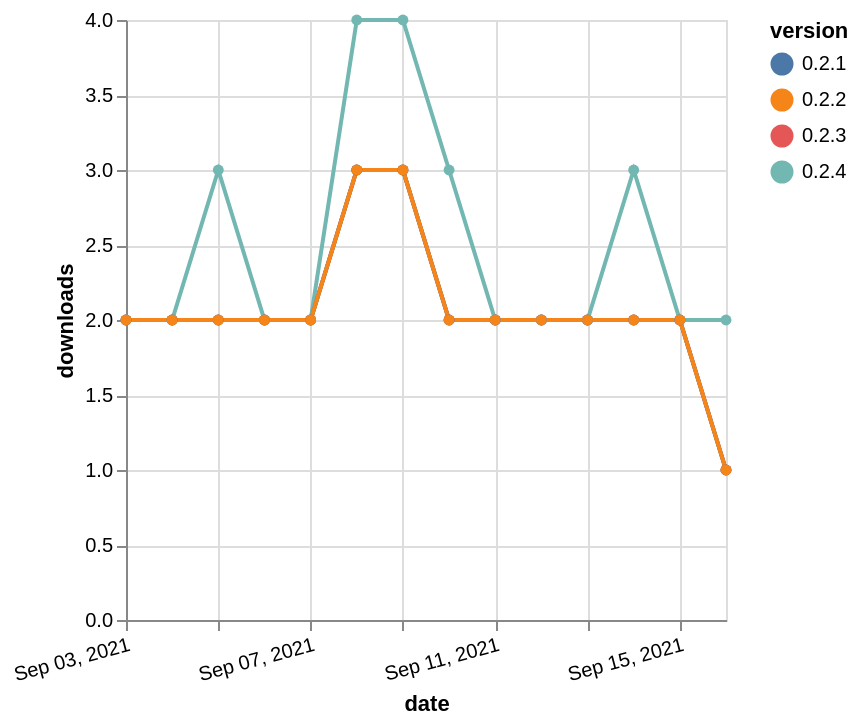

Express this chart as Vega-Lite.
### Vega-Lite specification from a JSON file in a GitHub repository (floating-point values rounded to 4 significant figures)
{"$schema": "https://vega.github.io/schema/vega-lite/v5.json", "description": "A simple bar chart with embedded data.", "data": {"values": [{"date": "2021-09-03", "total": 1240, "delta": 2, "version": "0.2.3"}, {"date": "2021-09-04", "total": 1242, "delta": 2, "version": "0.2.3"}, {"date": "2021-09-05", "total": 1244, "delta": 2, "version": "0.2.3"}, {"date": "2021-09-06", "total": 1246, "delta": 2, "version": "0.2.3"}, {"date": "2021-09-07", "total": 1248, "delta": 2, "version": "0.2.3"}, {"date": "2021-09-08", "total": 1251, "delta": 3, "version": "0.2.3"}, {"date": "2021-09-09", "total": 1254, "delta": 3, "version": "0.2.3"}, {"date": "2021-09-10", "total": 1256, "delta": 2, "version": "0.2.3"}, {"date": "2021-09-11", "total": 1258, "delta": 2, "version": "0.2.3"}, {"date": "2021-09-12", "total": 1260, "delta": 2, "version": "0.2.3"}, {"date": "2021-09-13", "total": 1262, "delta": 2, "version": "0.2.3"}, {"date": "2021-09-14", "total": 1264, "delta": 2, "version": "0.2.3"}, {"date": "2021-09-15", "total": 1266, "delta": 2, "version": "0.2.3"}, {"date": "2021-09-16", "total": 1267, "delta": 1, "version": "0.2.3"}, {"date": "2021-09-03", "total": 886, "delta": 2, "version": "0.2.4"}, {"date": "2021-09-04", "total": 888, "delta": 2, "version": "0.2.4"}, {"date": "2021-09-05", "total": 891, "delta": 3, "version": "0.2.4"}, {"date": "2021-09-06", "total": 893, "delta": 2, "version": "0.2.4"}, {"date": "2021-09-07", "total": 895, "delta": 2, "version": "0.2.4"}, {"date": "2021-09-08", "total": 899, "delta": 4, "version": "0.2.4"}, {"date": "2021-09-09", "total": 903, "delta": 4, "version": "0.2.4"}, {"date": "2021-09-10", "total": 906, "delta": 3, "version": "0.2.4"}, {"date": "2021-09-11", "total": 908, "delta": 2, "version": "0.2.4"}, {"date": "2021-09-12", "total": 910, "delta": 2, "version": "0.2.4"}, {"date": "2021-09-13", "total": 912, "delta": 2, "version": "0.2.4"}, {"date": "2021-09-14", "total": 915, "delta": 3, "version": "0.2.4"}, {"date": "2021-09-15", "total": 917, "delta": 2, "version": "0.2.4"}, {"date": "2021-09-16", "total": 919, "delta": 2, "version": "0.2.4"}, {"date": "2021-09-03", "total": 1605, "delta": 2, "version": "0.2.1"}, {"date": "2021-09-04", "total": 1607, "delta": 2, "version": "0.2.1"}, {"date": "2021-09-05", "total": 1609, "delta": 2, "version": "0.2.1"}, {"date": "2021-09-06", "total": 1611, "delta": 2, "version": "0.2.1"}, {"date": "2021-09-07", "total": 1613, "delta": 2, "version": "0.2.1"}, {"date": "2021-09-08", "total": 1616, "delta": 3, "version": "0.2.1"}, {"date": "2021-09-09", "total": 1619, "delta": 3, "version": "0.2.1"}, {"date": "2021-09-10", "total": 1621, "delta": 2, "version": "0.2.1"}, {"date": "2021-09-11", "total": 1623, "delta": 2, "version": "0.2.1"}, {"date": "2021-09-12", "total": 1625, "delta": 2, "version": "0.2.1"}, {"date": "2021-09-13", "total": 1627, "delta": 2, "version": "0.2.1"}, {"date": "2021-09-14", "total": 1629, "delta": 2, "version": "0.2.1"}, {"date": "2021-09-15", "total": 1631, "delta": 2, "version": "0.2.1"}, {"date": "2021-09-16", "total": 1632, "delta": 1, "version": "0.2.1"}, {"date": "2021-09-03", "total": 1242, "delta": 2, "version": "0.2.2"}, {"date": "2021-09-04", "total": 1244, "delta": 2, "version": "0.2.2"}, {"date": "2021-09-05", "total": 1246, "delta": 2, "version": "0.2.2"}, {"date": "2021-09-06", "total": 1248, "delta": 2, "version": "0.2.2"}, {"date": "2021-09-07", "total": 1250, "delta": 2, "version": "0.2.2"}, {"date": "2021-09-08", "total": 1253, "delta": 3, "version": "0.2.2"}, {"date": "2021-09-09", "total": 1256, "delta": 3, "version": "0.2.2"}, {"date": "2021-09-10", "total": 1258, "delta": 2, "version": "0.2.2"}, {"date": "2021-09-11", "total": 1260, "delta": 2, "version": "0.2.2"}, {"date": "2021-09-12", "total": 1262, "delta": 2, "version": "0.2.2"}, {"date": "2021-09-13", "total": 1264, "delta": 2, "version": "0.2.2"}, {"date": "2021-09-14", "total": 1266, "delta": 2, "version": "0.2.2"}, {"date": "2021-09-15", "total": 1268, "delta": 2, "version": "0.2.2"}, {"date": "2021-09-16", "total": 1269, "delta": 1, "version": "0.2.2"}]}, "width": "container", "mark": {"type": "line", "point": {"filled": true}}, "encoding": {"x": {"field": "date", "type": "temporal", "timeUnit": "yearmonthdate", "title": "date", "axis": {"labelAngle": -15}}, "y": {"field": "delta", "type": "quantitative", "title": "downloads"}, "color": {"field": "version", "type": "nominal"}, "tooltip": {"field": "delta"}}}
